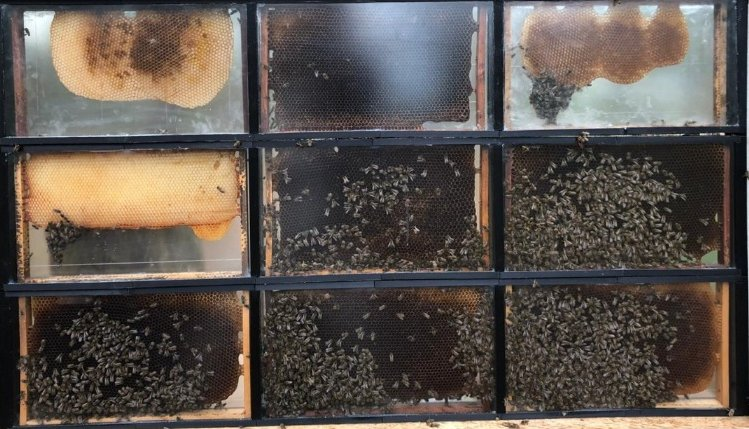
#> input picture PopulationCounter/kast1.jpeg, 749 x 429 px
$ python -i BeeCounter.py   (imports and definitions only)
#> lines starting #> are read from the running program, lines starting #| are printed output that depends on the picture; after the words box and inside, x2 and y2 are one past the last pixel; in counts of white or black regions, pixels touching at a corner belong together
#> further down, picture is the input picture: shape (429, 749, 3); mean B, G, R 78.2, 84.7, 93.1
import cv2
import numpy as np
import time

def detect(img):

    AreaCount = 0

    img_bgr = img
    img_hsv = cv2.cvtColor(img_bgr, cv2.COLOR_BGR2HSV)
#> img_hsv: shape (429, 749, 3); mean H, S, V 51.8, 58.8, 97.3

    #bgd_mask = cv2.inRange(img_hsv, np.array([101, 57, 120]), np.array([108, 103,173])) #Deze werkt goed maar focust veel op reflectie kleur

    bgd_mask = cv2.inRange(img_hsv, np.array([15, 26, 47]), np.array([26, 107, 88]))
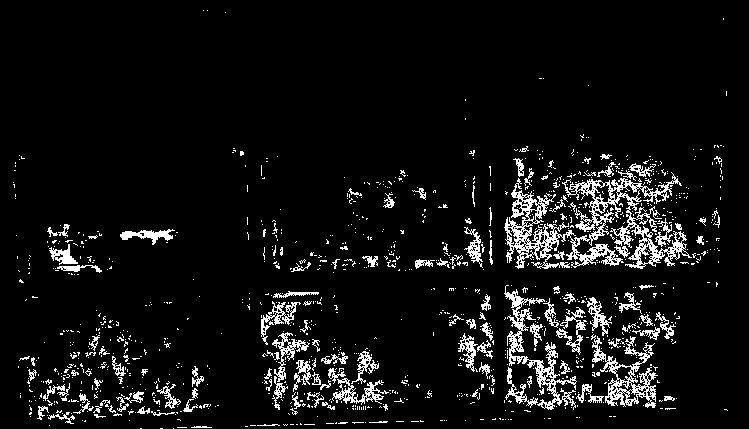
#> bgd_mask: shape (429, 749); 7% white in thin lines or dots
    final_mask = cv2.dilate(bgd_mask, np.ones((5, 5), dtype=np.uint8))
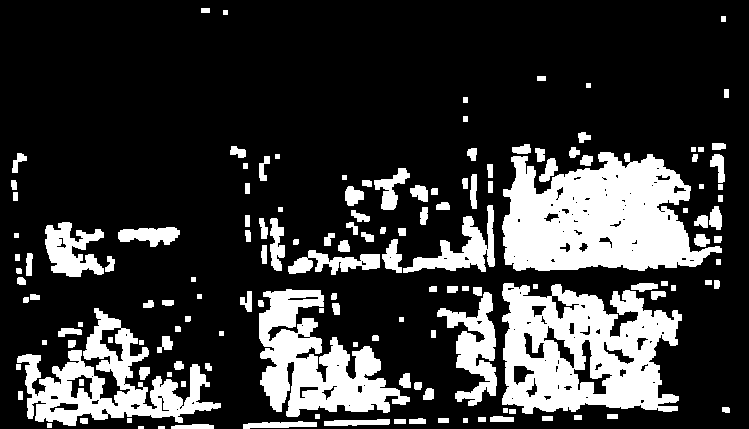
#> final_mask: shape (429, 749); 22.4% white; 147 white regions (1 under 20 px)

    contours, hierarchy = cv2.findContours(final_mask.copy(), cv2.RETR_EXTERNAL, cv2.CHAIN_APPROX_NONE)
#> contours = 145 contours, 27 with area under 20; largest, box (x1, y1, x2, y2) and area: (502, 152, 722, 271) 17802, (502, 283, 682, 414) 17301, (259, 289, 410, 417) 9037, (17, 308, 221, 426) 8762, (437, 292, 497, 406) 2658

    final_contours = []
    for contour in contours:
        area = cv2.contourArea(contour)
        if area > 300:
            final_contours.append(contour)
            AreaCount+=area
#> this loop made 145 passes
#> (area, AreaCount) on passes 5, 46, 55, 58, 66, 77, 80, 90, 92, 93, 102, 118: (323, 323), (8761.5, 9084.5), (2657.5, 11742), (9037, 20779), (17301, 38080), (1034, 39114), (356, 39470), (730, 40200), (1810, 42010), (453.5, 42463.5), (1922, 44385.5), (572, 44957.5)
#> area on passes 3, 6, 7, 9, 10, 12: 139.5, 44, 291, 40, 69, 33.5
#> after the loop, AreaCount = 62759; final_contours = 13 contours; largest, box (x1, y1, x2, y2) and area: (502, 152, 722, 271) 17802, (502, 283, 682, 414) 17301, (259, 289, 410, 417) 9037, (17, 308, 221, 426) 8762, (437, 292, 497, 406) 2658
    return AreaCount

def run(img):

    TotalAreaCount = 0

    splitHeight = round(img.shape[0] / 3)
    splitWidth = round(img.shape[1] / 3)

    for i in range(3):
        for j in range(3):
            y = i * splitHeight
            x = j * splitWidth
            crop = img[y:y+splitHeight, x:x+splitWidth]
            TotalAreaCount += detect(crop)

    Beecount = round(TotalAreaCount / 102)

    return Beecount

>>> import cv2
>>> picture = cv2.imread('kast1.jpeg')
>>> result = detect(picture)
#> result = 62759
